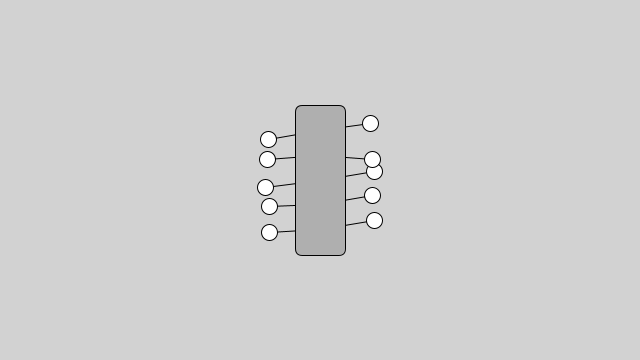
Frame 1 (no input)
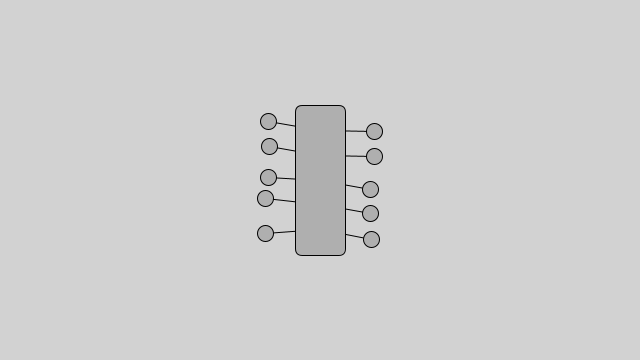
Frame 60 (the mouse pressed at the canvas centre just before this capture)
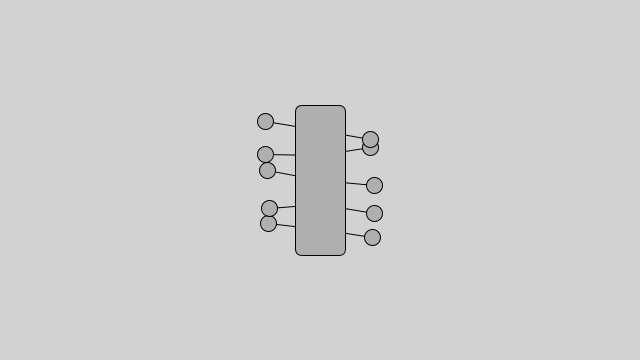
Frame 120 (the mouse held since frame 60 and released just before this capture)

The Processing sketch that drew these frames (run headless with seeded random() and noise(); from frame 60 on, the mouse is pressed at the canvas centre):

// Processing sketch: insect
// ── insect.pde
class Insect {
  Oscillator[] oscillators;
  float w, h;

  Insect() {
    w = 50;
    h = 100;
    oscillators = new Oscillator[10];
    float x = -w/2;
    float y = -h/2;
    float angR = -PI;
    float step = h / ((oscillators.length - 1) / 2);
    for (int i = 0; i < oscillators.length; i++) {
      if (i == oscillators.length/2) {
        x = w/2;
        y = -h/2;
        angR = PI;
      }
      oscillators[i] = new Oscillator(x, y + step * (i % (oscillators.length / 2)), angR);
    }
  }

  void display() {
    for (int i = 0; i < oscillators.length; i++) {
      Oscillator osc = oscillators[i];
      if (mousePressed == false && osc.aVelocity.y > 0.15) {
        osc.aAcceleration.set(0, -0.005);
      }
      if (mousePressed == true) {
        osc.aAcceleration.set(0, 0.0025); 
      }
      osc.oscillate();
      osc.display();
    }
    
    pushMatrix();
    translate(width/2, height/2);
    fill(175);
    rect(0, 0, w, h + 50, 7);
    popMatrix();
  }
}

// ── leg.pde
class Oscillator {

  PVector loc, angles;
  PVector aVelocity, aAcceleration;
  PVector amplitude;
  float angR, xoff, yoff, sign;

  Oscillator(float _x, float _y, float _angR) {
    angR = _angR;
    loc = new PVector(_x, _y);
    angles = new PVector();
    aVelocity = new PVector(0.15, 0.15);
    aAcceleration = new PVector(0, 0);
    amplitude = new PVector(5, 10);
    sign = abs(loc.x)/loc.x;
    xoff = random(-PI, PI);
    yoff = random(-PI, PI);
  }

  void oscillate() {
    aVelocity.add(aAcceleration);
    angles.add(aVelocity);
    aAcceleration.mult(0);
  }

  void display() {
    float x = sin(angles.x + xoff);
    loc.x = map(x, -1, 1, 0, amplitude.x * sign);
    
    float y = sin(angles.y + yoff);
    y = map(y, -1, 1, -amplitude.y * sign, amplitude.y * sign);

    pushMatrix();
    translate(width/2, height/2);
    rotate(angR);
    stroke(0);
    line(0, loc.y, loc.x + (sign * 50), loc.y + y);
    ellipse(loc.x + (sign * 50), loc.y + y, 16, 16);
    popMatrix();
  }
}


// ── main.pde
Insect insect;

void setup() {
  size(640, 360);
  rectMode(CENTER);
  insect = new Insect();
}

void draw() {
  background(210);
  insect.display();
}
